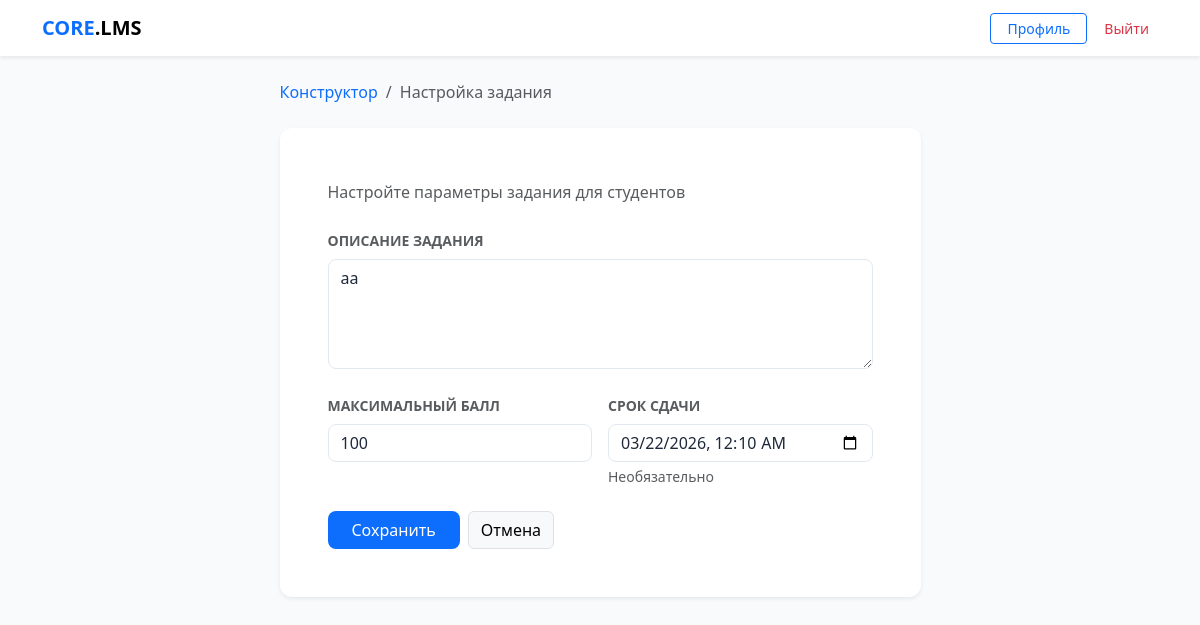
/block/3/assignment/edit/ (signed in), run on the app's committed database.
### core/models.py (models this page shows, shortened)
class Assignment(models.Model):
    block = models.OneToOneField(ContentBlock, on_delete=models.CASCADE, related_name='assignment')
    description = models.TextField(blank=True)
    max_score = models.PositiveIntegerField(default=100)
    deadline = models.DateTimeField(null=True, blank=True)

### core/views.py (the view)
# urls.py: path('block/<int:block_id>/assignment/edit/', views.edit_assignment, name='edit_assignment'),
@login_required
@user_passes_test(is_teacher)
def edit_assignment(request, block_id):
    block = get_object_or_404(
        ContentBlock.objects.select_related('course'),
        id=block_id,
        course__author=request.user,
    )
    course = block.course
    assignment, _ = Assignment.objects.get_or_create(block=block)
    if request.method == 'POST':
        form = AssignmentForm(request.POST, instance=assignment)
        if form.is_valid():
            form.save()
            return redirect('course_builder', course_id=course.id)
    else:
        form = AssignmentForm(instance=assignment)
    return render(request, 'core/assignment_form.html', {
        'form': form,
        'block': block,
        'assignment': assignment,
        'course': course,
    })

### core/forms.py
class AssignmentForm(forms.ModelForm):
    class Meta:
        model = Assignment
        fields = ['description', 'max_score', 'deadline']
        widgets = {
            'description': forms.Textarea(attrs={'class': 'form-control', 'rows': 4,
                                                  'placeholder': 'Опишите задание подробно...'}),
            'max_score':   forms.NumberInput(attrs={'class': 'form-control', 'min': '1'}),
            'deadline':    forms.DateTimeInput(attrs={'class': 'form-control', 'type': 'datetime-local'},
                                               format='%Y-%m-%dT%H:%M'),
        }
        labels = {
            'description': 'Описание задания',
            'max_score':   'Максимальный балл',
            'deadline':    'Срок сдачи',
        }

### core/views.py (called while the page is built)
def is_teacher(user):
    return user.is_authenticated and user.role == 'teacher'

### core/templates/core/assignment_form.html (shortened to what this page needs)
{% extends "core/base.html" %}
{% block content %}
<div class="row justify-content-center">
    <div class="col-md-7">
        <nav aria-label="breadcrumb" class="mb-4">
            <ol class="breadcrumb">
                <li class="breadcrumb-item">
                    <a href="{% url 'course_builder' course.id %}" class="text-decoration-none">
                        Конструктор
                    </a>
                </li>
                <li class="breadcrumb-item active">Настройка задания</li>
            </ol>
        </nav>
        <div class="card border-0 shadow-sm">
            <div class="card-body p-4 p-md-5">
                <p class="text-muted mb-4">Настройте параметры задания для студентов</p>
                <form method="post">
                    <div class="mb-4">
                        <label class="form-label small fw-bold text-muted">ОПИСАНИЕ ЗАДАНИЯ</label>
                        {{ form.description }}
                    </div>
                    <div class="row g-3 mb-4">
                        <div class="col-md-6">
                            <label class="form-label small fw-bold text-muted">МАКСИМАЛЬНЫЙ БАЛЛ</label>
                            {{ form.max_score }}
                        </div>
                        <div class="col-md-6">
                            <label class="form-label small fw-bold text-muted">СРОК СДАЧИ</label>
                            {{ form.deadline }}
                            <div class="form-text">Необязательно</div>
                        </div>
                    </div>
                    <div class="d-flex gap-2">
                        <button type="submit" class="btn btn-primary px-4">Сохранить</button>
                        <a href="{% url 'course_builder' course.id %}" class="btn btn-light border">
                            Отмена
                        </a>
                    </div>
                </form>
            </div>
        </div>
    </div>
</div>
{% endblock %}

### core/templates/core/base.html (style rules this page uses)
:root { --bg-body: #f8fafc; --bg-card: #ffffff; --border-color: #e2e8f0; --accent: #0d6efd; --text-main: #1e293b; }
body { background-color: var(--bg-body); color: var(--text-main); font-family: 'Segoe UI', system-ui, sans-serif; }
input, textarea, select, .form-control { background-color: #ffffff !important; color: #1e293b !important; border: 1px solid var(--border-color) !important; border-radius: 8px !important; }
.card { background-color: var(--bg-card); border: 0; border-radius: 12px; box-shadow: 0 1px 3px rgba(0,0,0,0.05); }
.btn-primary { background-color: var(--accent); border: none; border-radius: 8px; }

### data on the page
Assignment: description "аа", max_score "100", deadline "03/22/2026 00:10"
